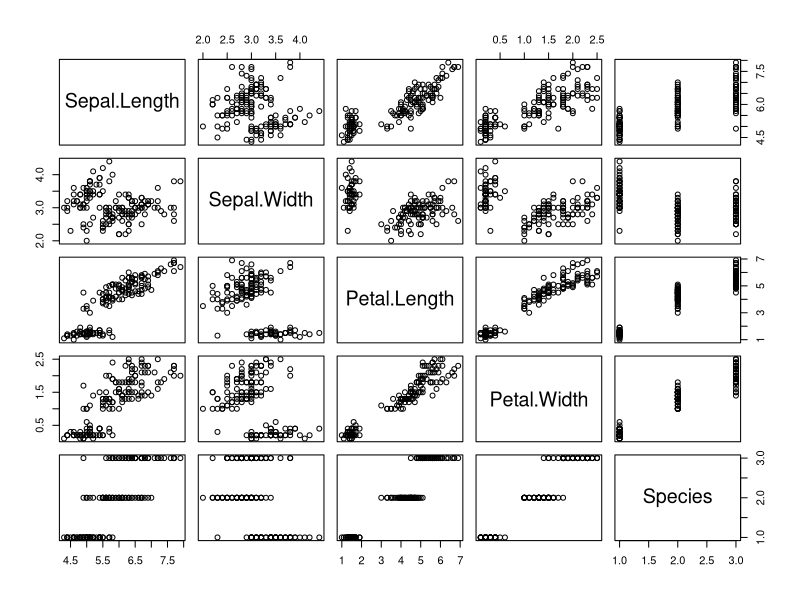
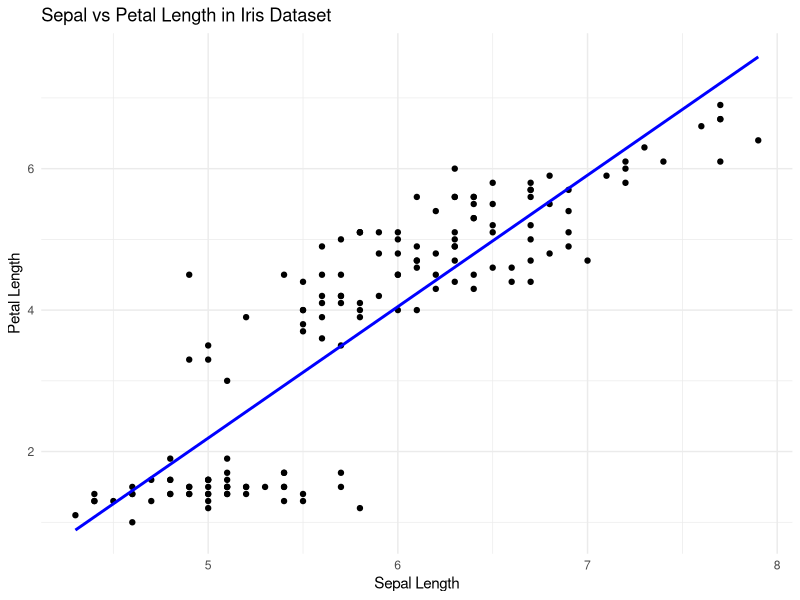

These figures' R source, in order:
## ---- chunk 1
x <- sqrt(2 * pi)
print(x)
## ---- chunk 2
rnorm(100)
t.test(rnorm(10), rnorm(10))
## ---- chunk 3
sumdice <- function(n) {
  k <- sample(1:6, size=n, replace=TRUE)
  return(sum(k))
}
sumdice(2)
## ---- chunk 4
# Creating vectors and matrices
x <- c(1, 2, 3, 4)
matrix_x <- matrix(x, nrow=2, ncol=2)
print(matrix_x)
## ---- chunk 5
data(iris)
summary(iris)
## ---- chunk 6
#| label: basic
#| fig-show: hide
#| message: false

par(mfrow = c(1, 3))
#boxplot(iris)
#hist(iris[,1])
plot(iris)
## ---- chunk 7
#| ref.label: basic
#| echo: false
#| fig-asp: 0.4
## ---- chunk 8
#| label: setup
#| fig-show: hide
#| message: false
#| code-line-numbers: "|1|2|3-6"

library(ggplot2)
ggplot(iris, aes(x=Sepal.Length, y=Petal.Length)) + 
  geom_point() + 
  geom_smooth(method="lm", se=FALSE, color="blue") + 
  theme_minimal() + 
  labs(title="Sepal vs Petal Length in Iris Dataset", x="Sepal Length", y="Petal Length")
## ---- chunk 9
#| ref.label: setup
#| echo: false
#| fig-asp: 0.4
